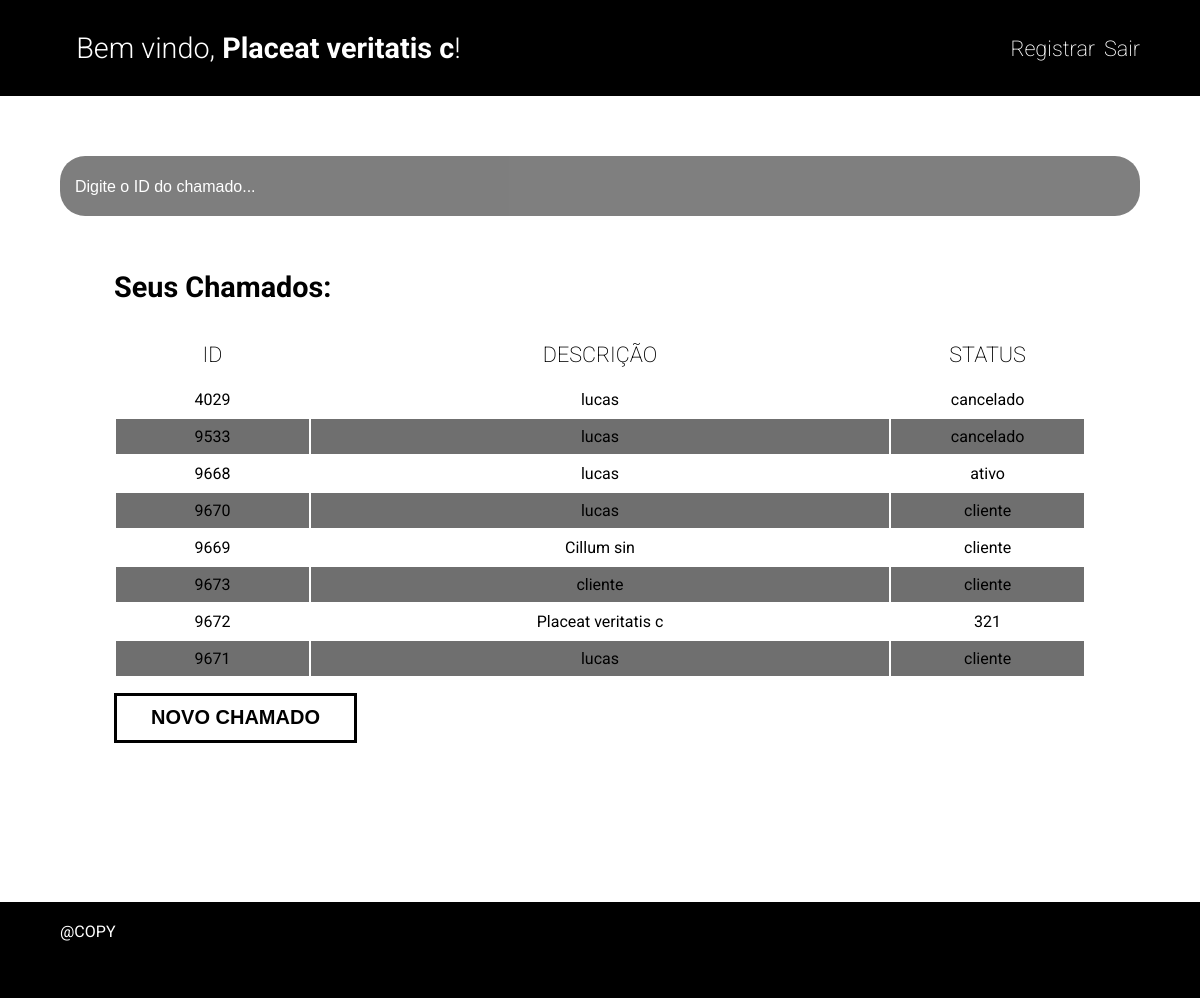
Screenshot of /view/homeADM.php (signed in) with the database file from the repository.
### tables this page shows
CREATE TABLE `chamados` (
  `idChamado` int(11) NOT NULL,
  `idOps` varchar(10) DEFAULT NULL,
  `nome` varchar(100) NOT NULL,
  `status` varchar(50) DEFAULT 'em-aberto',
  `created_at` timestamp NOT NULL DEFAULT current_timestamp(),
  `descricao` text NOT NULL
);

### view/homeADM.php (the view, shortened to what this page needs)
<?php
$conn = new Caminho;
$conexao = $conn->getConn();
$idOps = $_SESSION['idOps'];
$classe = $_SESSION['classe'];
if ($classe === 'adm') {
    $stmt = $conexao->prepare("SELECT * FROM chamados ORDER BY created_at DESC");
    $stmt->execute();
} else {
    $stmt = $conexao->prepare("SELECT * FROM chamados WHERE idOps = ? ORDER BY created_at DESC");
    $stmt->execute([$idOps]);
}
$chamados = $stmt->fetchAll(PDO::FETCH_ASSOC);
?>
<!DOCTYPE html>
<html lang="pt-br">
<head>
    <link rel="stylesheet" href="../style/style.css?v=<?php echo time(); ?>">
</head>
<body>
    <header class="header">
        <div class="container">
            <h1 id="titulo-home-entrada">Bem vindo, <span><?php echo htmlspecialchars($_SESSION['nome']); ?></span>!</h1>
            <ul class="nav">
                <?php if ($classe === 'adm'): ?>
                    <li><a href="../view/registrarADM.php">Registrar</a></li>
                <?php endif; ?>
                <li><a href="../actions/logout.php">Sair</a></li>
            </ul>
        </div>
    </header>
    <section class="main">
        <div class="container">
            <form action="" method="get" class="input-pesquisa">
                <input type="text" placeholder="Digite o ID do chamado..." name="pesquisa" id="pesquisa">
            </form>
            <div class="head-main">
                <h1 class="title">Seus Chamados:</h1>
            </div>
            <div class="tabela">
                <table>
                    <thead class="cabecalho">
                        <tr>
                            <th class="col id">ID</th>
                            <th class="col descricao-title">DESCRIÇÃO</th>
                            <th class="col status">STATUS</th>
                        </tr>
                    </thead>
                    <tbody class="chamados">
                    <?php foreach ($chamados as $index => $chamado): ?>
                        <tr class="openEditModal">
                            <td class="<?= $index % 2 !== 0 ? 'impar-bg' : '' ?>"><?php echo $chamado['idChamado']; ?></td>
                            <td class="<?= $index % 2 !== 0 ? 'impar-bg' : '' ?>"><?php echo htmlspecialchars($chamado['nome']); ?></td>
                            <td class="<?= $index % 2 !== 0 ? 'impar-bg' : '' ?>"><?php echo htmlspecialchars($chamado['status']); ?></td>
                        </tr>
                    <?php endforeach; ?>
                    </tbody>
                </table>
            </div>
            <div class="novo-cham">
                <button class="openCriaModal" value="novo-chamado" id="btnChamado">NOVO CHAMADO</button>
            </div>
        </div>
    </section>
    <footer class="footer">
        <p>@COPY</p>
    </footer>
</body>
</html>

### style/style.css (style rules this page uses)
html, body { height: 100%; width: 100%; margin: 0; padding: 0; font-family: "Roboto", sans-serif; }
h1 { font-size: 1.80rem; }
ul { padding: 0; list-style: none; }
a { text-decoration: none; color: #fff; }
input, textarea { border: none; border-radius: 4px; background-color: rgb(111, 111, 111); box-sizing: border-box; }
.container { width: 90%; display: flex; margin: 0 auto; align-items: center; flex-wrap: wrap; }
#titulo-home-entrada { width: 85%; font-weight: 300; margin: 0 auto; }
#titulo-home-entrada span { font-weight: bold; }
.nav { width: 12%; display: flex; flex-wrap: wrap; justify-content: space-between; }
.nav li a { font-size: 1.35rem; font-weight: 200; transition: all 0.3s ease; }
.input-pesquisa { width: 100%; margin-bottom: 30px; }
#pesquisa { display: block; box-sizing: border-box; width: 100%; padding: 10px 15px; margin: 0 auto; border: none; border-radius: 25px; height: 60px; background-color: rgb(0, 0, 0); opacity: 50%; color: #fff; font-size: 1.10rem; font-weight: 200; transition: all 0.3s ease; }
#pesquisa::placeholder { color: #fff; font-weight: 100; font-size: 1rem; }
.head-main { display: flex; width: 90%; align-items: center; justify-content: space-between; margin: 0 auto; }
.title { width: 80%; }
.tabela { width: 90%; margin: 0 auto; }
.tabela table { width: 100%; }
.cabecalho { width: 100%; }
.cabecalho tr { height: 50px; }
.col { font-size: 1.35rem; font-weight: 200; }
.id { width: 20%; }
.impar-bg { background-color: rgb(111, 111, 111); }
.status { width: 20%; }
.chamados { width: 100%; text-align: center; }
.chamados tr { height: 35px; }
.main { flex: 1; }
.header { height: 12%; width: 100%; background-color: black; margin-bottom: 5%; color: white; align-content: center; }
.footer { height: 12%; width: 100%; background-color: black; margin-top: 12%; }
.footer p { width: 90%; margin: 0 auto; padding: 20px 0; color: #fff; }
.novo-cham { width: 90%; height: 80px; align-content: center; margin: 0 auto; }
#btnChamado { width: 25%; background-color: white; height: 50px; font-size: 1.25rem; font-weight: bold; color: black; border: 3px solid black; transition: all 0.3s ease; }

### rows the page displays
chamados: idChamado "4029", nome "lucas", status "cancelado"
chamados: idChamado "9533", nome "lucas", status "cancelado"
chamados: idChamado "9668", nome "lucas", status "ativo"
chamados: idChamado "9670", nome "lucas", status "cliente"
chamados: idChamado "9669", nome "Cillum sin", status "cliente"
chamados: idChamado "9673", nome "cliente", status "cliente"
chamados: idChamado "9672", nome "Placeat veritatis c", status "321"
chamados: idChamado "9671", nome "lucas", status "cliente"

### other values shown
$_SESSION['nome'] "Placeat veritatis c"
